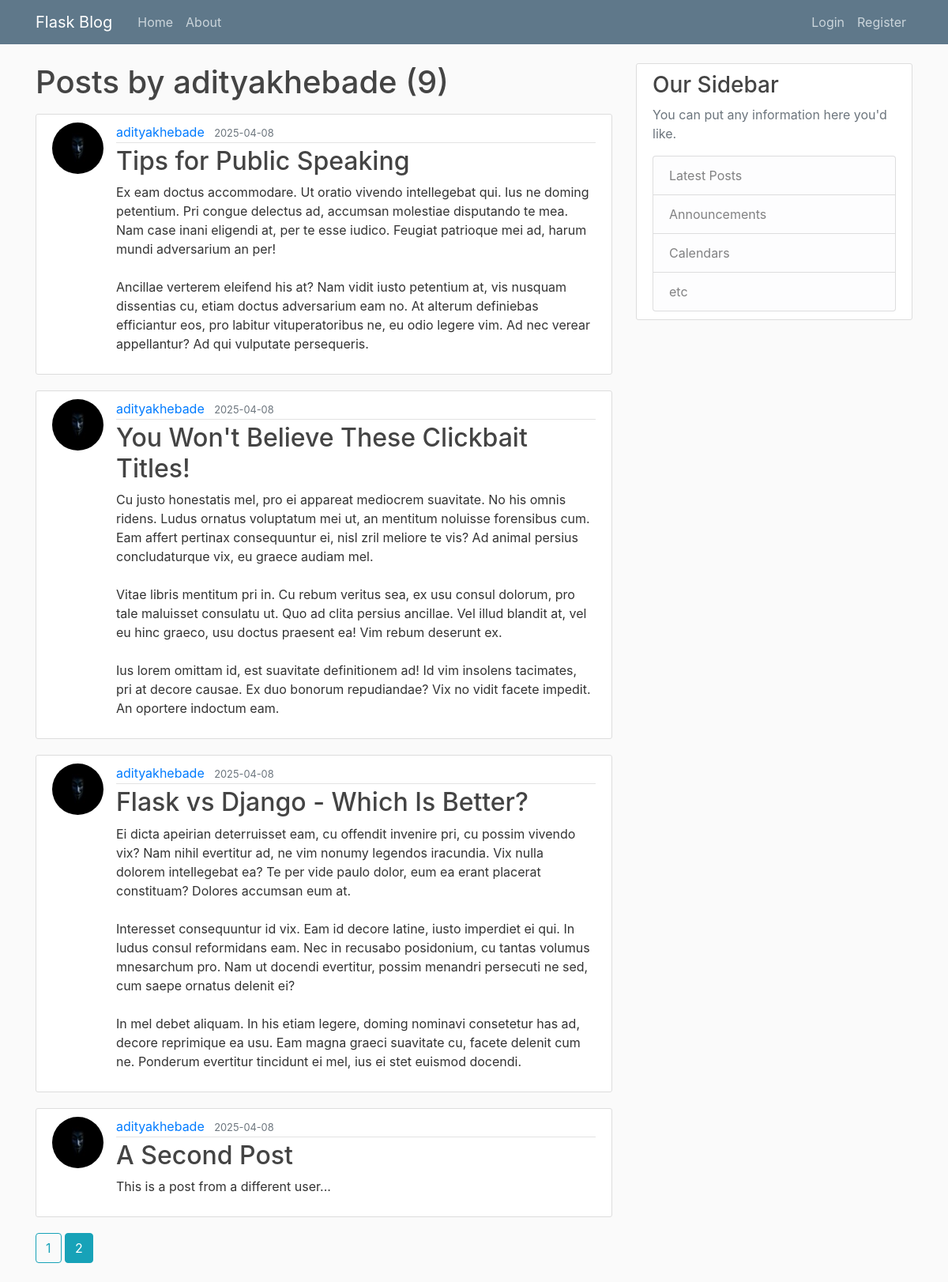
The app's page /user/adityakhebade?page=2, older data.
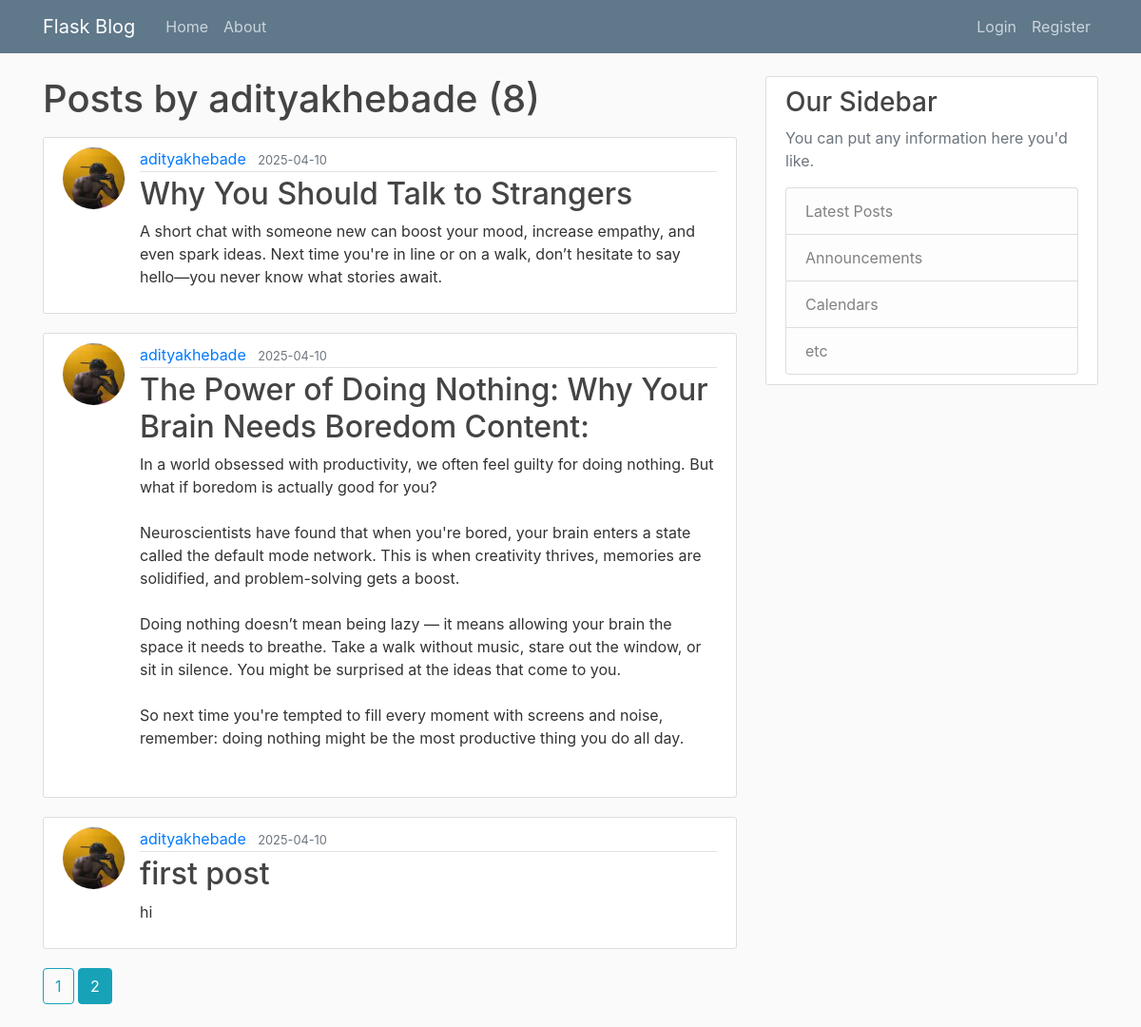
The same page, newer data.
### flasku/models.py (models this page shows, shortened)
class User(db.Model,UserMixin):
    id = db.Column(db.Integer, primary_key=True)
    username = db.Column(db.String(20), unique=True, nullable=False)
    email = db.Column(db.String(120), unique=True, nullable=False)
    image_file = db.Column(db.String(20), nullable=False, default='default.jpg')
    password = db.Column(db.String(60), nullable=False)
    posts = db.relationship('Post', backref='author', lazy=True)

class Post(db.Model):
    id = db.Column(db.Integer, primary_key=True)
    title = db.Column(db.String(100), nullable=False)
    date_posted = db.Column(db.DateTime, nullable=False, default=datetime.utcnow)
    content = db.Column(db.Text, nullable=False)
    user_id = db.Column(db.Integer, db.ForeignKey('user.id'), nullable=False)

### flasku/users/routes.py (the view)
@users.route("/user/<string:username>")
def user_posts(username):
    page =request.args.get('page',1,type=int) #request.args.get('page'): fetches the value of page from the query string.1:default value,if no page is specified.type=int: ensures the page number is converted to an integer
    user=User.query.filter_by(username=username).first_or_404()
    posts=Post.query.filter_by(author=user).order_by(Post.date_posted.desc()).paginate(page=page,per_page=5)#filter_by(author=user): filters the Post table to only posts where the author is the selected user
    return render_template('user_post.html',posts=posts,user=user)

### flasku/templates/user_post.html
{% extends "layout.html" %}
{% block content %}
    <h1 class="mb-3">Posts by {{ user.username }} ({{ posts.total }})</h1>
    {% for post in posts.items %}
    <article class="media content-section">
      <img class="rounded-circle article-img" src="{{url_for('static',filename='profile_pics/' + post.author.image_file) }}">
      <div class="media-body">
        <div class="article-metadata">
            <a class="mr-2" href="{{ url_for('users.user_posts', username=post.author.username) }}">{{ post.author.username }}</a>
          <small class="text-muted">{{ post.date_posted.strftime('%Y-%m-%d') }}</small>
        </div>
        <h2><a class="article-title" href="{{url_for('posts.post',post_id=post.id)}}">{{ post.title }}</a></h2>
        <p class="article-content">{{ post.content }}</p>
      </div>
    </article>
    {% endfor %}
    {% for page_num in posts.iter_pages(left_edge=1,right_edge=1,left_current=1,right_current=2) %}
        {%if page_num%}
               {% if posts.page==page_num%}
                <a class="btn btn-info mb-4" href="{{ url_for('users.user_posts',username=user.username, page=page_num) }}">{{ page_num }}</a>
               {%else%}
                <a class="btn btn-outline-info mb-4" href="{{ url_for('users.user_posts',username=user.username, page=page_num) }}">{{ page_num }}</a>
               {%endif%}
            {%else%}
            ...
        {%endif%}
    {% endfor %}
{% endblock %}

Row changes from the older to the newer data that the page shows:
no longer on this page (row edited): Post: image_file (picture), author.username "adityakhebade", date_posted "2025-04-08", title "Tips for Public Speaking", content "Ex eam doctus accommodare. Ut oratio vivendo intellegebat qui. Ius ne doming petentium. Pri congue delectus ad, accumsan molestiae disputando te mea. Nam case inani eligendi at, per te esse iudico. Feugiat patrioque mei ad, harum mundi adversarium an per! Ancillae verterem eleifend his at? Nam vidit iusto petentium at, vis nusquam dissentias cu, etiam doctus adversarium eam no. At alterum definiebas efficiantur eos, pro labitur vituperatoribus ne, eu odio legere vim. Ad nec verear appellantur? Ad qui vulputate persequeris."
no longer on this page (row edited): Post: image_file (picture), author.username "adityakhebade", date_posted "2025-04-08", title "You Won't Believe These Clickbait Titles!", content "Cu justo honestatis mel, pro ei appareat mediocrem suavitate. No his omnis ridens. Ludus ornatus voluptatum mei ut, an mentitum noluisse forensibus cum. Eam affert pertinax consequuntur ei, nisl zril meliore te vis? Ad animal persius concludaturque vix, eu graece audiam mel. Vitae libris mentitum pri in. Cu rebum veritus sea, ex usu consul dolorum, pro tale maluisset consulatu ut. Quo ad clita persius ancillae. Vel illud blandit at, vel eu hinc graeco, usu doctus praesent ea! Vim rebum deserunt ex. Ius lorem omittam id, est suavitate definitionem ad! Id vim insolens tacimates, pri at decore causae. Ex duo bonorum repudiandae? Vix no vidit facete impedit. An oportere indoctum eam."
no longer on this page (row edited): Post: image_file (picture), author.username "adityakhebade", date_posted "2025-04-08", title "Flask vs Django - Which Is Better?", content "Ei dicta apeirian deterruisset eam, cu offendit invenire pri, cu possim vivendo vix? Nam nihil evertitur ad, ne vim nonumy legendos iracundia. Vix nulla dolorem intellegebat ea? Te per vide paulo dolor, eum ea erant placerat constituam? Dolores accumsan eum at. Interesset consequuntur id vix. Eam id decore latine, iusto imperdiet ei qui. In ludus consul reformidans eam. Nec in recusabo posidonium, cu tantas volumus mnesarchum pro. Nam ut docendi evertitur, possim menandri persecuti ne sed, cum saepe ornatus delenit ei? In mel debet aliquam. In his etiam legere, doming nominavi consetetur has ad, decore reprimique ea usu. Eam magna graeci suavitate cu, facete delenit cum ne. Ponderum…"
now on this page (row edited): Post: image_file (picture), author.username "adityakhebade", date_posted "2025-04-10", title "Why You Should Talk to Strangers", content "A short chat with someone new can boost your mood, increase empathy, and even spark ideas. Next time you're in line or on a walk, don’t hesitate to say hello—you never know what stories await."
changed Post: image_file: a different picture; date_posted "2025-04-08" → "2025-04-10"; title "A Second Post" → "The Power of Doing Nothing: Why Your Brain Needs Boredom Content:"; content "This is a post from a different user..." → "In a world obsessed with productivity, we often feel guilty for doing nothing. But what if boredom is actually good for you? Neuroscientists have found that when you're bored, your brain enters a state called the default mode network. This is when creativity thrives, memories are solidified, and problem-solving gets a boost. Doing nothing doesn’t mean being lazy — it means allowing your brain the space it needs to breathe. Take a walk without music, stare out the window, or sit in silence. You might be surprised at the ideas that come to you. So next time you're tempted to fill every moment with screens and noise, remember: doing nothing might be the most productive thing you do all day."
now on this page (row edited): Post: image_file (picture), author.username "adityakhebade", date_posted "2025-04-10", title "first post", content "hi"
Text that changed along with them:
{{ posts.total }}: "9" → "8"
